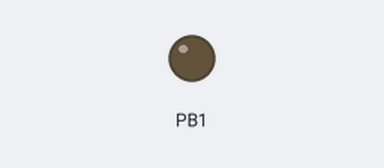
Bench run of a sketch on a simulated ATtiny85, built with avr-gcc and run on an emulated ATtiny85. Shown: output pins drawn as LEDs (lit = HIGH).

Above: at 0.1 s.
At 27.81 s:
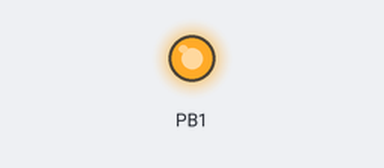
Timing chart, 0 to 29.4 s (numbered marks = the images above):
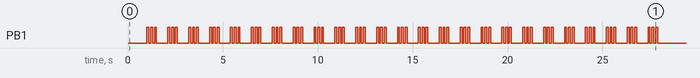

The sketch:

find-bios.ino
```cpp
#include <DigiKeyboard.h>

void setup() {
  // Initialize the pin for blinking (usually pin 1 for Digispark boards)
  pinMode(1, OUTPUT);
  // Wait for a moment after the device starts
  delay(1000);  // Optional: Wait for the system to begin booting

  // Start sending keystrokes to attempt entering BIOS
  for (int i = 0; i < 5; i++) {
    DigiKeyboard.sendKeyStroke(KEY_F2);  // Press F2 to attempt BIOS
    blink();
    delay(500);  // Wait half a second between presses

    DigiKeyboard.sendKeyStroke(KEY_DELETE);  // Press Del to attempt BIOS
    blink();
    delay(500);

    DigiKeyboard.sendKeyStroke(KEY_ESC);  // Press Esc to attempt BIOS
    blink();
    delay(500);

    DigiKeyboard.sendKeyStroke(KEY_F1);  // Press F1 to attempt BIOS
    blink();
    delay(500);

    DigiKeyboard.sendKeyStroke(KEY_F10);  // Press F10 to attempt BIOS
    blink();
    delay(500);
  }
}

void loop() {
  // put your main code here, to run repeatedly:

}

void blink() {
  for (int i = 0; i < 3; i++) {
    digitalWrite(1, HIGH);
    delay(100);
    digitalWrite(1, LOW);
    delay(100);
  }
}
```
